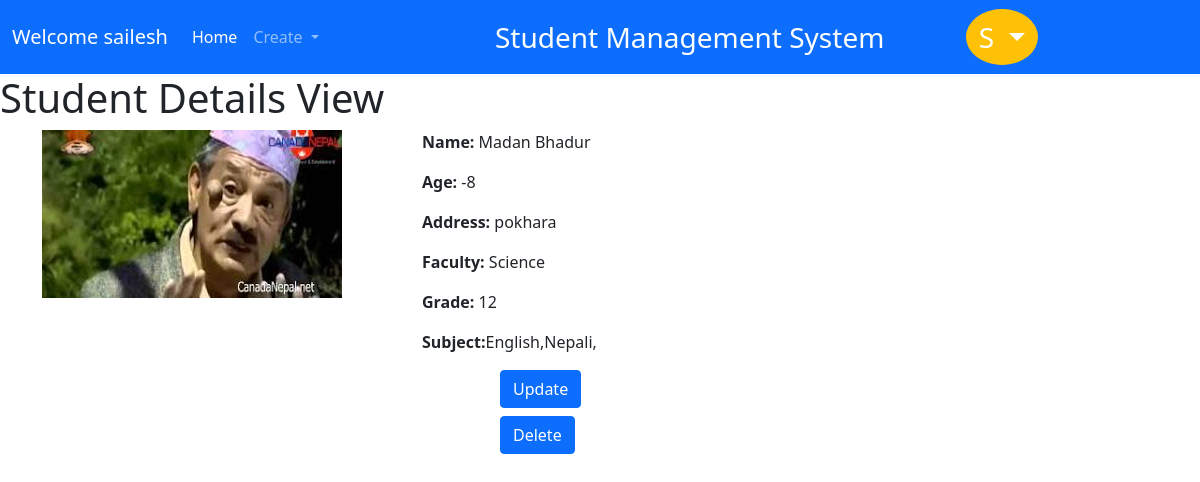
Page /student_detail/2 (signed in) on the earlier database version.
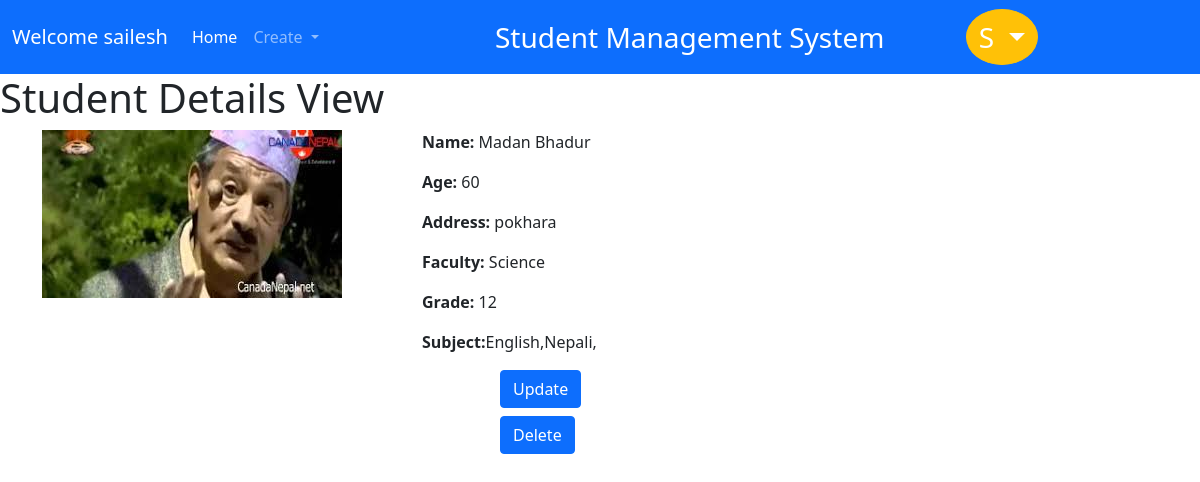
Same page on the later database version.
### student/models.py (models this page shows, shortened)
class CustomUser(AbstractUser):
    email = models.EmailField(null=True,blank = True,unique=True,validators=[validators.EmailValidator,])

class Person(models.Model):
    fname = models.CharField(max_length=200,validators=[validators.MinLengthValidator(3)])
    lname = models.CharField(max_length=200,validators=[validators.MinLengthValidator(3)])
    address = models.CharField(max_length=200)
    class Meta:
        abstract = True
    def fullname(self):
        return self.fname+' '+self.lname

class Student(Person, models.Model):
     photo = models.ImageField(upload_to ='static/uploads/')
     email = models.EmailField(validators=[validators.EmailValidator,],unique=True)
     DOB = models.DateField()
     age = models.IntegerField(validators=[validators.MinValueValidator(1),validators.MinValueValidator(25)],null=True)
     grade = models.IntegerField(validators=[validators.MinValueValidator(10),validators.MinValueValidator(12)])
     roll_no = models.IntegerField(validators=[validators.MinValueValidator(1)],unique=True)
     faculty = models.ForeignKey(Faculty,on_delete=models.CASCADE,related_name='enrolled')

class Faculty(models.Model):
    name = models.CharField(max_length=200,validators=[validators.MinLengthValidator(3)],unique=True)
    teacher = models.ManyToManyField(Supervisior,related_name='supervisor')
    subject = models.ManyToManyField(Subject,related_name="contains")

class Subject(models.Model):
    name = models.CharField(max_length=200, validators=[validators.MinLengthValidator(3),],unique=True)
    teacher = models.ManyToManyField(Supervisior,related_name='enrolled')

### student/views.py (the view)
# urls.py: path('student_detail/<int:pk>',StudentDetailView.as_view(),name='student_detail'),
class StudentDetailView(LoginRequiredMixin, PageNotFoundMixin,DetailView):
    model = Student
    template_name = 'student_details.html'

### student/views.py (called while the page is built)
    def get(self, request, *args, **kwargs):
        try:
            self.object = self.get_object()
        except Http404:
            return render(request, 'no_object.html', status=404)
        context = self.get_context_data(object=self.object)
        return self.render_to_response(context)

### student/templates/student_details.html
{% extends 'layout.html' %}
{% block body %}
<h1>Student Details View</h1>
<div class="container">
    <div class="row">
        <div class="col-4">
            <img src="{{student.photo.url}}" class="img-fluid" alt="user image">
        </div>
        <div class="col-8">
            <p><b>Name: </b>{{student.fullname}}</p>
            <p><b>Age: </b>{{student.age}}</p>
            <p><b>Address: </b>{{student.address}}</p>
            <p> <b>Faculty: </b>{{student.faculty.name}}</p>
            <p><b>Grade: </b>{{student.grade}}</p>
            <p><b>Subject:</b>{% for subject in student.faculty.subject.all%}{{subject.name}},{% endfor %}</p>
        </div>
    </div>
</div>
<div class="d-grid gap-2 col-2 mx-auto">
    <a href="{% url 'student_update' student.pk%}"><button  class="btn btn-primary" type='button'>Update</button></a>
    <a href="{% url 'student_delete' student.pk%}"><button  class="btn btn-primary" type='button'>Delete</button></a>
</div>
{% endblock %}

### student/templates/layout.html (shortened to what this page needs)
{% load static %}
<!DOCTYPE html lang="en">
<html>
    <head>
        <link href="https://cdn.jsdelivr.net/npm/bootstrap@5.0.2/dist/css/bootstrap.min.css" rel="stylesheet">
    </head>
    <body>
        <nav class="navbar navbar-expand-lg navbar-dark bg-primary">
            <div class="container-fluid">
              <a class="navbar-brand" href="#">Welcome {{user.username}}</a>
              <div class="collapse navbar-collapse" id="navbarSupportedContent">
                <ul class="navbar-nav me-auto mb-2 mb-lg-0">
                  <li class="nav-item">
                    <a class="nav-link active" aria-current="page" href="{%url 'home'%}">Home</a>
                  </li>
                  {% if user.is_authenticated %}
                  <li class="nav-item dropdown">
                    <a class="nav-link dropdown-toggle" href="#" id="navbarDropdown" role="button" data-bs-toggle="dropdown" aria-expanded="false">
                     Create
                    </a>
                  </li>
                  {% endif %}
                </ul>
              </div>
            </div>
            <div class="container-fluid">
                <span class="navbar-text fs-3 text-white">
                Student Management System
                </span>
              </div>
              {%if user.is_authenticated %}
            <div class="navbar-collapse collapse w-50 order-3 dual-collapse2">
              <div class="dropdown ">
                <button class="btn btn-warning rounded-circle dropdown-toggle text-white fs-3" type="button" id="dropdownMenuButton1" data-bs-toggle="dropdown" aria-expanded="false">
                  {{user.username|slice:1|title}}
                </button>
              </div>
            </div>
            {% endif %}
          </nav>
        {% block body %}
        {% endblock %}
    </body>
</html>

Differences in the rows shown:
changed Student "Madan Bhadur": age "-8" → "60"
